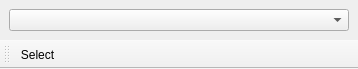
<?xml version="1.0" encoding="UTF-8"?>
<ui version="4.0">
 <class>LexersDialog</class>
 <widget class="QMainWindow" name="LexersDialog">
  <property name="geometry">
   <rect>
    <x>0</x>
    <y>0</y>
    <width>358</width>
    <height>61</height>
   </rect>
  </property>
  <property name="windowTitle">
   <string>Lexer Manager</string>
  </property>
  <widget class="QWidget" name="centralwidget">
   <layout class="QVBoxLayout" name="verticalLayout">
    <item>
     <widget class="QComboBox" name="lexers"/>
    </item>
   </layout>
  </widget>
  <widget class="QToolBar" name="toolBar">
   <property name="windowTitle">
    <string>toolBar</string>
   </property>
   <attribute name="toolBarArea">
    <enum>BottomToolBarArea</enum>
   </attribute>
   <attribute name="toolBarBreak">
    <bool>false</bool>
   </attribute>
   <addaction name="actionSelect"/>
  </widget>
  <action name="actionEditShortcut">
   <property name="text">
    <string>Edit Shortcut</string>
   </property>
   <property name="toolTip">
    <string>Change shortcuts for selected action</string>
   </property>
   <property name="shortcut">
    <string>F4</string>
   </property>
  </action>
  <action name="actionSelect">
   <property name="text">
    <string>Select</string>
   </property>
   <property name="toolTip">
    <string>Use selected lexer</string>
   </property>
   <property name="shortcut">
    <string>Enter</string>
   </property>
  </action>
 </widget>
 <resources/>
 <connections/>
</ui>
